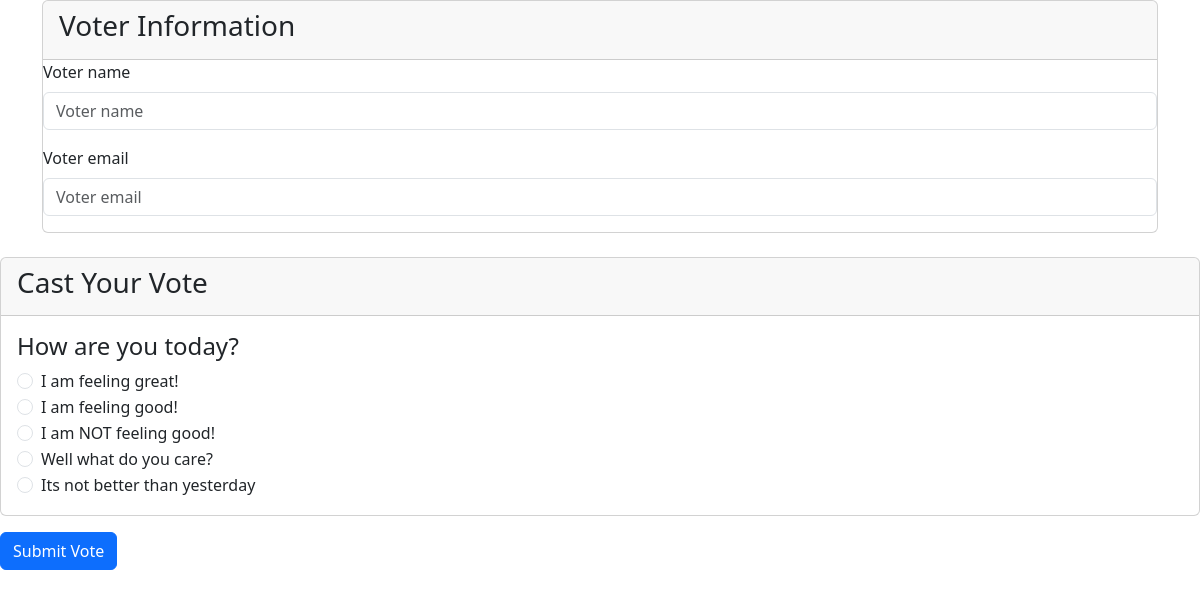
The page /polls/1/ on the database its author committed.
### polls/models.py (models this page shows, shortened)
class Question(models.Model):
    question_text=models.CharField(max_length=200)
    pub_date = models.DateTimeField("date published")

class Choice(models.Model):
    question = models.ForeignKey(Question,on_delete=models.CASCADE)
    choice_text = models.CharField(max_length=200)
    votes = models.IntegerField(default=0)

### polls/views.py (the view)
# urls.py: path("<int:pk>/",views.DetailView.as_view(),name="detail"),
class DetailView(FormMixin,generic.DetailView):
    template_name = "polls/detail.html"
    model=Question
    form_class = VoterForm
    def get_context_data(self, **kwargs: Any) -> dict[str, Any]:
        context = super().get_context_data(**kwargs)
        context['choices'] = self.object.choice_set.all().order_by('id')
        context['form'] = self.get_form()
        return context

### polls/forms.py
class VoterForm(ModelForm):
    class Meta:
        model = Voter
        fields = ['voter_name', 'voter_email']
        widgets = {
            'voter_name': forms.TextInput(attrs={'class': 'form-control'}),
            'voter_email': forms.TextInput(attrs={'class': 'form-control'}),
        }

### polls/templates/polls/detail.html (shortened to what this page needs)
{% load django_bootstrap5 %} {% bootstrap_css %} {% bootstrap_javascript %}
<div class="container">
    <form action="{% url 'polls:vote' question.id %}" method="post" class="form">
        <div class="card mb-4">
            <div class="card-header">
                <h3>Voter Information</h3>
            </div>
                {% bootstrap_form form %}
            </div>
        </div>
        <div class="card">
            <div class="card-header">
                <h3>Cast Your Vote</h3>
            </div>
            <div class="card-body">
                <fieldset>
                    <h4>{{ question.question_text }}</h4>
                    {% for choice in question.choice_set.all %}
                    <div class="form-check">
                        <input class="form-check-input" type="radio" name="choice" id="choice{{ forloop.counter }}" value="{{ choice.id }}">
                        <label class="form-check-label" for="choice{{ forloop.counter }}">
                            {{ choice.choice_text }}
                        </label>
                    </div>
                    {% endfor %}
                </fieldset>
            </div>
        </div>
        <div class="mt-3">
            <button type="submit" class="btn btn-primary">Submit Vote</button>
        </div>

### rows shown on the page
Question: question_text "How are you today?"
Choice: choice_text "I am feeling great!"
Choice: choice_text "I am feeling good!"
Choice: choice_text "I am NOT feeling good!"
Choice: choice_text "Well what do you care?"
Choice: choice_text "Its not better than yesterday"
